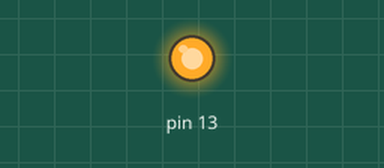
Simulated run of this sketch. Board: Arduino Uno, built with avr-gcc and run on an emulated ATmega328P. Shown: output pins drawn as LEDs (lit = HIGH).

Above: at 0.1 s.
At 32.5 s:
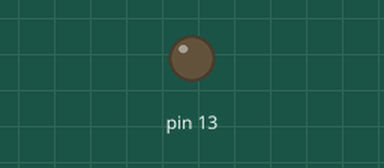
Timing chart, 0 to 40.0 s (numbered marks = the images above):
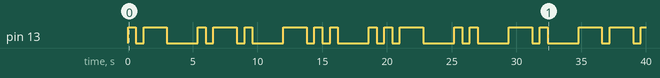

The sketch:

Easy_Morse_Code.ino
```cpp
// the setup function runs once when you press reset or power the board
void setup() {
  // initialize digital pin LED_BUILTIN as an output.
  pinMode(13, OUTPUT);
}

//Change this value to set speed of Morse Code. Smaller values = faster, larger values = slower, 1000 = 1 second
int dot = 600;


int dash = dot * 3;
//This simple Morse Code program allows easy use of morse code through a blinking light on pin 13 and ground.
//Program is capable of using all 40 base Morse Code characters: All letters, numbers 0-9, period, comma, question and exclamation marks.
//All letters are s lowercase. Ex: a(); , f(); , x();
//All numbers begin with "Num" followed by the number. Ex: Num6();
//Punctuation marks start with the a capitalized first letter of the name of the mark followed by "mark". Ex: Pmark(); , Cmark(); , Qmark(); , Emark();
void loop() {
//after each word, insert a "delay(dash);" command.
//After each sentence, insert a "delay(dash + dash)" command.
a();
r();
d();
u();
i();
n();
o();
s();
delay(dash);
a();
r();
e();
delay(dash);
a();
w();
e();
s();
o();
m();
e();
Emark();
delay(dash + dash);
}

void a(){
digitalWrite(13, HIGH);
delay(dot);
digitalWrite(13, LOW);
delay(dot);
digitalWrite(13, HIGH);
delay(dash);
digitalWrite(13, LOW);
delay(dot + dash);
}

void b(){
digitalWrite(13, HIGH);
delay(dash);
digitalWrite(13, LOW);
delay(dot);
digitalWrite(13, HIGH);
delay(dot);
digitalWrite(13, LOW);
delay(dot);
digitalWrite(13, HIGH);
delay(dot);
digitalWrite(13, LOW);
delay(dot);
digitalWrite(13, HIGH);
delay(dot);
digitalWrite(13, LOW);
delay(dot + dash);
}

void c(){
digitalWrite(13, HIGH);
delay(dash);
digitalWrite(13, LOW);
delay(dot);
digitalWrite(13, HIGH);
delay(dot);
digitalWrite(13, LOW);
delay(dot);
digitalWrite(13, HIGH);
delay(dash);
digitalWrite(13, LOW);
delay(dot);
digitalWrite(13, HIGH);
delay(dot);
digitalWrite(13, LOW);
delay(dot + dash);
}

void d(){
digitalWrite(13, HIGH);
delay(dash);
digitalWrite(13, LOW);
delay(dot);
digitalWrite(13, HIGH);
delay(dot);
digitalWrite(13, LOW);
delay(dot);
digitalWrite(13, HIGH);
delay(dot);
digitalWrite(13, LOW);
delay(dot + dash);
}

void e(){
digitalWrite(13, HIGH);
delay(dot);
digitalWrite(13, LOW);
delay(dot + dash);
}

void f(){
digitalWrite(13, HIGH);
delay(dot);
digitalWrite(13, LOW);
delay(dot);
digitalWrite(13, HIGH);
delay(dot);
digitalWrite(13, LOW);
delay(dot);
digitalWrite(13, HIGH);
delay(dot);
digitalWrite(13, LOW);
delay(dot);
digitalWrite(13, HIGH);
delay(dot);
digitalWrite(13, LOW);
delay(dot + dash);
}

void g(){
digitalWrite(13, HIGH);
delay(dash);
digitalWrite(13, LOW);
delay(dot);
digitalWrite(13, HIGH);
delay(dash);
digitalWrite(13, LOW);
delay(dot);
digitalWrite(13, HIGH);
delay(dot + dash);
}

void h(){
digitalWrite(13, HIGH);
delay(dot);
digitalWrite(13, LOW);
delay(dot);
digitalWrite(13, HIGH);
delay(dot);
digitalWrite(13, LOW);
delay(dot);
digitalWrite(13, HIGH);
delay(dot);
digitalWrite(13, LOW);
delay(dot);
digitalWrite(13, HIGH);
delay(dot);
digitalWrite(13, LOW);
delay(dot + dash);
}

void i(){
digitalWrite(13, HIGH);
delay(dot);
digitalWrite(13, LOW);
delay(dot);
digitalWrite(13, HIGH);
delay(dot);
digitalWrite(13, LOW);
delay(dot + dash);
}

void j(){
digitalWrite(13, HIGH);
delay(dot);
digitalWrite(13, LOW);
delay(dot);
digitalWrite(13, HIGH);
delay(dash);
digitalWrite(13, LOW);
delay(dot);
digitalWrite(13, HIGH);
delay(dash);
digitalWrite(13, LOW);
delay(dot);
digitalWrite(13, HIGH);
delay(dash);
digitalWrite(13, LOW);
delay(dot + dash);
}

void k(){
digitalWrite(13, HIGH);
delay(dash);
digitalWrite(13, LOW);
delay(dot);
digitalWrite(13, HIGH);
delay(dot);
digitalWrite(13, LOW);
delay(dot);
digitalWrite(13, HIGH);
delay(dash);
digitalWrite(13, LOW);
delay(dot + dash);
}

void l(){
digitalWrite(13, HIGH);
delay(dot);
digitalWrite(13, LOW);
delay(dot);
digitalWrite(13, HIGH);
delay(dash);
digitalWrite(13, LOW);
delay(dot);
digitalWrite(13, HIGH);
delay(dot);
digitalWrite(13, LOW);
delay(dot);
digitalWrite(13, HIGH);
delay(dot);
digitalWrite(13, LOW);
delay(dot + dash);
}

void m(){
digitalWrite(13, HIGH);
delay(dash);
digitalWrite(13, LOW);
delay(dot);
digitalWrite(13, HIGH);
delay(dash);
digitalWrite(13, LOW);
delay(dot + dash);
}

void n(){
digitalWrite(13, HIGH);
delay(dash);
digitalWrite(13, LOW);
delay(dot);
digitalWrite(13, HIGH);
delay(dot);
digitalWrite(13, LOW);
delay(dot + dash);
}

void o(){
digitalWrite(13, HIGH);
delay(dash);
digitalWrite(13, LOW);
delay(dot);
digitalWrite(13, HIGH);
delay(dash);
digitalWrite(13, LOW);
delay(dot);
digitalWrite(13, HIGH);
delay(dash);
digitalWrite(13, LOW);
delay(dot + dash);
}

void p(){
digitalWrite(13, HIGH);
delay(dot);
digitalWrite(13, LOW);
delay(dot);
digitalWrite(13, HIGH);
delay(dash);
digitalWrite(13, LOW);
delay(dot);
digitalWrite(13, HIGH);
delay(dash);
digitalWrite(13, LOW);
delay(dot);
digitalWrite(13, HIGH);
delay(dot);
digitalWrite(13, LOW);
delay(dot + dash);
}

void q(){
digitalWrite(13, HIGH);
delay(dash);
digitalWrite(13, LOW);
delay(dot);
digitalWrite(13, HIGH);
delay(dash);
digitalWrite(13, LOW);
delay(dot);
digitalWrite(13, HIGH);
delay(dot);
digitalWrite(13, LOW);
delay(dot);
digitalWrite(13, HIGH);
delay(dash);
digitalWrite(13, LOW);
delay(dot + dash);
}

void r(){
digitalWrite(13, HIGH);
delay(dot);
digitalWrite(13, LOW);
delay(dot);
digitalWrite(13, HIGH);
delay(dash);
digitalWrite(13, LOW);
delay(dot);
digitalWrite(13, HIGH);
delay(dot);
digitalWrite(13, LOW);
delay(dot + dash);
}

void s(){
digitalWrite(13, HIGH);
delay(dot);
digitalWrite(13, LOW);
delay(dot);
digitalWrite(13, HIGH);
delay(dot);
digitalWrite(13, LOW);
delay(dot);
digitalWrite(13, HIGH);
delay(dot);
digitalWrite(13, LOW);
delay(dot + dash);
}

void t(){
digitalWrite(13, HIGH);
delay(dash);
digitalWrite(13, LOW);
delay(dot + dash);
}

void u(){
digitalWrite(13, HIGH);
delay(dot);
digitalWrite(13, LOW);
delay(dot);
digitalWrite(13, HIGH);
delay(dot);
digitalWrite(13, LOW);
delay(dot);
digitalWrite(13, HIGH);
delay(dash);
digitalWrite(13, LOW);
delay(dot + dash);
}

void v(){
digitalWrite(13, HIGH);
delay(dot);
digitalWrite(13, LOW);
delay(dot);
digitalWrite(13, HIGH);
delay(dot);
digitalWrite(13, LOW);
delay(dot);
digitalWrite(13, HIGH);
delay(dot);
digitalWrite(13, LOW);
delay(dot);
digitalWrite(13, HIGH);
delay(dash);
digitalWrite(13, LOW);
delay(dot + dash);
}

void w(){
digitalWrite(13, HIGH);
delay(dot);
digitalWrite(13, LOW);
delay(dot);
digitalWrite(13, HIGH);
delay(dash);
digitalWrite(13, LOW);
delay(dot);
digitalWrite(13, HIGH);
delay(dash);
digitalWrite(13, LOW);
delay(dot + dash);
}

void x(){
digitalWrite(13, HIGH);
delay(dash);
digitalWrite(13, LOW);
delay(dot);
digitalWrite(13, HIGH);
delay(dot);
digitalWrite(13, LOW);
delay(dot);
digitalWrite(13, HIGH);
delay(dot);
digitalWrite(13, LOW);
delay(dot);
digitalWrite(13, HIGH);
delay(dash);
digitalWrite(13, LOW);
delay(dot + dash);
}

void y(){
digitalWrite(13, HIGH);
delay(dash);
digitalWrite(13, LOW);
delay(dot);
digitalWrite(13, HIGH);
delay(dot);
digitalWrite(13, LOW);
delay(dot);
digitalWrite(13, HIGH);
delay(dash);
digitalWrite(13, LOW);
delay(dot);
digitalWrite(13, HIGH);
delay(dash);
digitalWrite(13, LOW);
delay(dot + dash);
}

void z(){
digitalWrite(13, HIGH);
delay(dash);
digitalWrite(13, LOW);
delay(dot);
digitalWrite(13, HIGH);
delay(dash);
digitalWrite(13, LOW);
delay(dot);
digitalWrite(13, HIGH);
delay(dot);
digitalWrite(13, LOW);
delay(dot);
digitalWrite(13, HIGH);
delay(dot);
digitalWrite(13, LOW);
delay(dot + dash);
}

void num1(){
digitalWrite(13, HIGH);
delay(dot);
digitalWrite(13, LOW);
delay(dot);
digitalWrite(13, HIGH);
delay(dash);
digitalWrite(13, LOW);
delay(dot);
digitalWrite(13, HIGH);
delay(dash);
digitalWrite(13, LOW);
delay(dot);
digitalWrite(13, HIGH);
delay(dash);
digitalWrite(13, LOW);
delay(dot);
digitalWrite(13, HIGH);
delay(dash);
digitalWrite(13, LOW);
delay(dot + dash);
}

void num2(){
digitalWrite(13, HIGH);
delay(dot);
digitalWrite(13, LOW);
delay(dot);
digitalWrite(13, HIGH);
delay(dot);
digitalWrite(13, LOW);
delay(dot);
digitalWrite(13, HIGH);
delay(dash);
digitalWrite(13, LOW);
delay(dot);
digitalWrite(13, HIGH);
delay(dash);
digitalWrite(13, LOW);
delay(dot);
digitalWrite(13, HIGH);
delay(dash);
digitalWrite(13, LOW);
delay(dot + dash);
}

void num3(){
digitalWrite(13, HIGH);
delay(dot);
digitalWrite(13, LOW);
delay(dot);
digitalWrite(13, HIGH);
delay(dot);
digitalWrite(13, LOW);
delay(dot);
digitalWrite(13, HIGH);
delay(dot);
digitalWrite(13, LOW);
delay(dot);
digitalWrite(13, HIGH);
delay(dash);
digitalWrite(13, LOW);
delay(dot);
digitalWrite(13, HIGH);
delay(dash);
digitalWrite(13, LOW);
delay(dot + dash);
}

void num4(){
digitalWrite(13, HIGH);
delay(dot);
digitalWrite(13, LOW);
delay(dot);
digitalWrite(13, HIGH);
delay(dot);
digitalWrite(13, LOW);
delay(dot);
digitalWrite(13, HIGH);
delay(dot);
digitalWrite(13, LOW);
delay(dot);
digitalWrite(13, HIGH);
delay(dot);
digitalWrite(13, LOW);
delay(dot);
digitalWrite(13, HIGH);
delay(dash);
digitalWrite(13, LOW);
delay(dot + dash);
}

void num5(){
digitalWrite(13, HIGH);
delay(dot);
digitalWrite(13, LOW);
delay(dot);
digitalWrite(13, HIGH);
delay(dot);
digitalWrite(13, LOW);
delay(dot);
digitalWrite(13, HIGH);
delay(dot);
digitalWrite(13, LOW);
delay(dot);
digitalWrite(13, HIGH);
delay(dot);
digitalWrite(13, LOW);
delay(dot);
digitalWrite(13, HIGH);
delay(dot);
digitalWrite(13, LOW);
delay(dot + dash);
}

void num6(){
digitalWrite(13, HIGH);
delay(dash);
digitalWrite(13, LOW);
delay(dot);
digitalWrite(13, HIGH);
delay(dot);
digitalWrite(13, LOW);
delay(dot);
digitalWrite(13, HIGH);
delay(dot);
digitalWrite(13, LOW);
delay(dot);
digitalWrite(13, HIGH);
delay(dot);
digitalWrite(13, LOW);
delay(dot);
digitalWrite(13, HIGH);
delay(dot);
digitalWrite(13, LOW);
delay(dot + dash);
}

void num7(){
digitalWrite(13, HIGH);
delay(dash);
digitalWrite(13, LOW);
delay(dot);
digitalWrite(13, HIGH);
delay(dash);
digitalWrite(13, LOW);
delay(dot);
digitalWrite(13, HIGH);
delay(dot);
digitalWrite(13, LOW);
delay(dot);
digitalWrite(13, HIGH);
delay(dot);
digitalWrite(13, LOW);
delay(dot);
digitalWrite(13, HIGH);
delay(dot);
digitalWrite(13, LOW);
delay(dot + dash);
}

void num8(){
digitalWrite(13, HIGH);
delay(dash);
digitalWrite(13, LOW);
delay(dot);
digitalWrite(13, HIGH);
delay(dash);
digitalWrite(13, LOW);
delay(dot);
digitalWrite(13, HIGH);
delay(dash);
digitalWrite(13, LOW);
delay(dot);
digitalWrite(13, HIGH);
delay(dot);
digitalWrite(13, LOW);
delay(dot);
digitalWrite(13, HIGH);
delay(dot);
digitalWrite(13, LOW);
delay(dot + dash);
}

void num9(){
digitalWrite(13, HIGH);
delay(dash);
digitalWrite(13, LOW);
delay(dot);
digitalWrite(13, HIGH);
delay(dash);
digitalWrite(13, LOW);
delay(dot);
digitalWrite(13, HIGH);
delay(dash);
digitalWrite(13, LOW);
delay(dot);
digitalWrite(13, HIGH);
delay(dash);
digitalWrite(13, LOW);
delay(dot);
digitalWrite(13, HIGH);
delay(dot);
digitalWrite(13, LOW);
delay(dot + dash);
}

void num0(){
digitalWrite(13, HIGH);
delay(dash);
digitalWrite(13, LOW);
delay(dot);
digitalWrite(13, HIGH);
delay(dash);
digitalWrite(13, LOW);
delay(dot);
digitalWrite(13, HIGH);
delay(dash);
digitalWrite(13, LOW);
delay(dot);
digitalWrite(13, HIGH);
delay(dash);
digitalWrite(13, LOW);
delay(dot);
digitalWrite(13, HIGH);
delay(dash);
digitalWrite(13, LOW);
delay(dot + dash);
}

void Pmark(){
digitalWrite(13, HIGH);
delay(dot);
digitalWrite(13, LOW);
delay(dot);
digitalWrite(13, HIGH);
delay(dash);
digitalWrite(13, LOW);
delay(dot);
digitalWrite(13, HIGH);
delay(dot);
digitalWrite(13, LOW);
delay(dot);
digitalWrite(13, HIGH);
delay(dash);
digitalWrite(13, LOW);
delay(dot);
digitalWrite(13, HIGH);
delay(dot);
digitalWrite(13, LOW);
delay(dot);
digitalWrite(13, HIGH);
delay(dash);
digitalWrite(13, LOW);
delay(dot + dash);
}

void Cmark(){
digitalWrite(13, HIGH);
delay(dash);
digitalWrite(13, LOW);
delay(dot);
digitalWrite(13, HIGH);
delay(dash);
digitalWrite(13, LOW);
delay(dot);
digitalWrite(13, HIGH);
delay(dot);
digitalWrite(13, LOW);
delay(dot);
digitalWrite(13, HIGH);
delay(dot);
digitalWrite(13, LOW);
delay(dot);
digitalWrite(13, HIGH);
delay(dash);
digitalWrite(13, LOW);
delay(dot);
digitalWrite(13, HIGH);
delay(dash);
digitalWrite(13, LOW);
delay(dot + dash);
}

void Qmark(){
digitalWrite(13, HIGH);
delay(dot);
digitalWrite(13, LOW);
delay(dot);
digitalWrite(13, HIGH);
delay(dot);
digitalWrite(13, LOW);
delay(dot);
digitalWrite(13, HIGH);
delay(dash);
digitalWrite(13, LOW);
delay(dot);
digitalWrite(13, HIGH);
delay(dash);
digitalWrite(13, LOW);
delay(dot);
digitalWrite(13, HIGH);
delay(dash);
digitalWrite(13, LOW);
delay(dot + dash);
}

void Emark(){
digitalWrite(13, HIGH);
delay(dash);
digitalWrite(13, LOW);
delay(dot);
digitalWrite(13, HIGH);
delay(dot);
digitalWrite(13, LOW);
delay(dot);
digitalWrite(13, HIGH);
delay(dash);
digitalWrite(13, LOW);
delay(dot);
digitalWrite(13, HIGH);
delay(dot);
digitalWrite(13, LOW);
delay(dot);
digitalWrite(13, HIGH);
delay(dash);
digitalWrite(13, LOW);
delay(dot);
digitalWrite(13, HIGH);
delay(dash);
digitalWrite(13, LOW);
delay(dot);
}
```

Measured:
- by itself, pin 13: LOW → HIGH at 0.00 s, → LOW 0.60 s later, → HIGH 0.60 s later, → LOW 1.8 s later, … (35 changes in this stretch)
